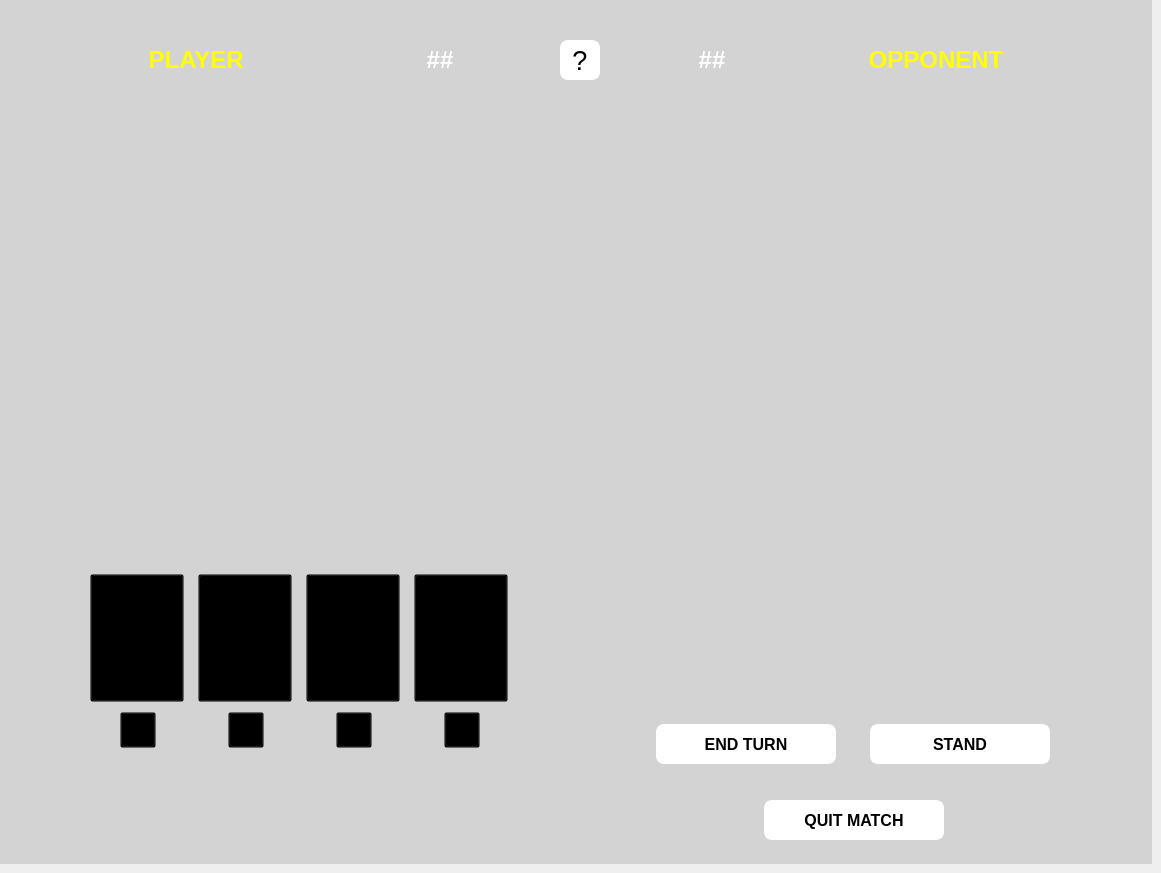
      <widget class="QWidget" name="sw_game_screen">
       <widget class="QLabel" name="gs_bg">
        <property name="geometry">
         <rect>
          <x>0</x>
          <y>0</y>
          <width>1152</width>
          <height>864</height>
         </rect>
        </property>
        <property name="accessibleName">
         <string notr="true"/>
        </property>
        <property name="accessibleDescription">
         <string notr="true"/>
        </property>
        <property name="styleSheet">
         <string notr="true">background-color: lightgray</string>
        </property>
        <property name="text">
         <string notr="true"/>
        </property>
       </widget>
       <widget class="QPushButton" name="gs_btn_help">
        <property name="geometry">
         <rect>
          <x>560</x>
          <y>40</y>
          <width>40</width>
          <height>40</height>
         </rect>
        </property>
        <property name="font">
         <font>
          <pointsize>20</pointsize>
          <weight>50</weight>
          <bold>false</bold>
         </font>
        </property>
        <property name="accessibleName">
         <string notr="true"/>
        </property>
        <property name="accessibleDescription">
         <string notr="true"/>
        </property>
        <property name="styleSheet">
         <string notr="true">QPushButton {
    background-color: white;
    border: 2px solid white;
    border-radius: 8px;
}

QPushButton:hover {
    border: 2px solid red;
    color: red;
}

QPushButton:pressed {
    border: none;
}</string>
        </property>
        <property name="text">
         <string notr="true">?</string>
        </property>
       </widget>
       <widget class="QPushButton" name="gs_btn_quit">
        <property name="geometry">
         <rect>
          <x>764</x>
          <y>800</y>
          <width>180</width>
          <height>40</height>
         </rect>
        </property>
        <property name="font">
         <font>
          <family>Arial</family>
          <pointsize>12</pointsize>
          <weight>75</weight>
          <bold>true</bold>
         </font>
        </property>
        <property name="accessibleName">
         <string notr="true"/>
        </property>
        <property name="accessibleDescription">
         <string notr="true"/>
        </property>
        <property name="styleSheet">
         <string notr="true">QPushButton {
    background-color: white;
    border: 2px solid white;
    border-radius: 8px;
}

QPushButton:hover {
    border: 2px solid red;
    color: red;
}

QPushButton:pressed {
    border: none;
}</string>
        </property>
        <property name="text">
         <string notr="true">QUIT MATCH</string>
        </property>
       </widget>
       <widget class="QLabel" name="gs_opp_slot_1">
        <property name="geometry">
         <rect>
          <x>696</x>
          <y>112</y>
          <width>94</width>
          <height>128</height>
         </rect>
        </property>
        <property name="styleSheet">
         <string notr="true">background-color: transparent</string>
        </property>
        <property name="text">
         <string notr="true"/>
        </property>
        <property name="pixmap">
         <pixmap>assets/card_base.png</pixmap>
        </property>
       </widget>
       <widget class="QLabel" name="gs_opp_slot_2">
        <property name="geometry">
         <rect>
          <x>806</x>
          <y>112</y>
          <width>94</width>
          <height>128</height>
         </rect>
        </property>
        <property name="styleSheet">
         <string notr="true">background-color: transparent</string>
        </property>
        <property name="text">
         <string notr="true"/>
        </property>
        <property name="pixmap">
         <pixmap>assets/card_base.png</pixmap>
        </property>
       </widget>
       <widget class="QLabel" name="gs_opp_slot_3">
        <property name="geometry">
         <rect>
          <x>916</x>
          <y>112</y>
          <width>94</width>
          <height>128</height>
         </rect>
        </property>
        <property name="styleSheet">
         <string notr="true">background-color: transparent</string>
        </property>
        <property name="text">
         <string notr="true"/>
        </property>
        <property name="pixmap">
         <pixmap>assets/card_base.png</pixmap>
        </property>
       </widget>
       <widget class="QLabel" name="gs_opp_slot_4">
        <property name="geometry">
         <rect>
          <x>696</x>
          <y>250</y>
          <width>94</width>
          <height>128</height>
         </rect>
        </property>
        <property name="styleSheet">
         <string notr="true">background-color: transparent</string>
        </property>
        <property name="text">
         <string notr="true"/>
        </property>
        <property name="pixmap">
         <pixmap>assets/card_base.png</pixmap>
        </property>
       </widget>
       <widget class="QLabel" name="gs_opp_slot_5">
        <property name="geometry">
         <rect>
          <x>806</x>
          <y>250</y>
          <width>94</width>
          <height>128</height>
         </rect>
        </property>
        <property name="styleSheet">
         <string notr="true">background-color: transparent</string>
        </property>
        <property name="text">
         <string notr="true"/>
        </property>
        <property name="pixmap">
         <pixmap>assets/card_base.png</pixmap>
        </property>
       </widget>
       <widget class="QLabel" name="gs_opp_slot_6">
        <property name="geometry">
         <rect>
          <x>916</x>
          <y>250</y>
          <width>94</width>
          <height>128</height>
         </rect>
        </property>
        <property name="styleSheet">
         <string notr="true">background-color: transparent</string>
        </property>
        <property name="text">
         <string notr="true"/>
        </property>
        <property name="pixmap">
         <pixmap>assets/card_base.png</pixmap>
        </property>
       </widget>
       <widget class="QLabel" name="gs_opp_slot_7">
        <property name="geometry">
         <rect>
          <x>696</x>
          <y>388</y>
          <width>94</width>
          <height>128</height>
         </rect>
        </property>
        <property name="styleSheet">
         <string notr="true">background-color: transparent</string>
        </property>
        <property name="text">
         <string notr="true"/>
        </property>
        <property name="pixmap">
         <pixmap>assets/card_base.png</pixmap>
        </property>
       </widget>
       <widget class="QLabel" name="gs_opp_slot_8">
        <property name="geometry">
         <rect>
          <x>806</x>
          <y>388</y>
          <width>94</width>
          <height>128</height>
         </rect>
        </property>
        <property name="styleSheet">
         <string notr="true">background-color: transparent</string>
        </property>
        <property name="text">
         <string notr="true"/>
        </property>
        <property name="pixmap">
         <pixmap>assets/card_base.png</pixmap>
        </property>
       </widget>
       <widget class="QLabel" name="gs_opp_slot_9">
        <property name="geometry">
         <rect>
          <x>916</x>
          <y>388</y>
          <width>94</width>
          <height>128</height>
         </rect>
        </property>
        <property name="styleSheet">
         <string notr="true">background-color: transparent</string>
        </property>
        <property name="text">
         <string notr="true"/>
        </property>
        <property name="pixmap">
         <pixmap>assets/card_base.png</pixmap>
        </property>
       </widget>
       <widget class="QLabel" name="gs_player_slot_1">
        <property name="geometry">
         <rect>
          <x>142</x>
          <y>112</y>
          <width>94</width>
          <height>128</height>
         </rect>
        </property>
        <property name="styleSheet">
         <string notr="true">background-color: transparent</string>
        </property>
        <property name="text">
         <string notr="true"/>
        </property>
        <property name="pixmap">
         <pixmap>assets/card_base.png</pixmap>
        </property>
       </widget>
       <widget class="QLabel" name="gs_player_slot_2">
        <property name="geometry">
         <rect>
          <x>252</x>
          <y>112</y>
          <width>94</width>
          <height>128</height>
         </rect>
        </property>
        <property name="styleSheet">
         <string notr="true">background-color: transparent</string>
        </property>
        <property name="text">
         <string notr="true"/>
        </property>
        <property name="pixmap">
         <pixmap>assets/card_base.png</pixmap>
        </property>
       </widget>
       <widget class="QLabel" name="gs_player_slot_3">
        <property name="geometry">
         <rect>
          <x>362</x>
          <y>112</y>
          <width>94</width>
          <height>128</height>
         </rect>
        </property>
        <property name="styleSheet">
         <string notr="true">background-color: transparent</string>
        </property>
        <property name="text">
         <string notr="true"/>
        </property>
        <property name="pixmap">
         <pixmap>assets/card_base.png</pixmap>
        </property>
       </widget>
       <widget class="QLabel" name="gs_player_slot_4">
        <property name="geometry">
         <rect>
          <x>142</x>
          <y>250</y>
          <width>94</width>
          <height>128</height>
         </rect>
        </property>
        <property name="styleSheet">
         <string notr="true">background-color: transparent</string>
        </property>
        <property name="text">
         <string notr="true"/>
        </property>
        <property name="pixmap">
         <pixmap>assets/card_base.png</pixmap>
        </property>
       </widget>
       <widget class="QLabel" name="gs_player_slot_5">
        <property name="geometry">
         <rect>
          <x>252</x>
          <y>250</y>
          <width>94</width>
          <height>128</height>
         </rect>
        </property>
        <property name="styleSheet">
         <string notr="true">background-color: transparent</string>
        </property>
        <property name="text">
         <string notr="true"/>
        </property>
        <property name="pixmap">
         <pixmap>assets/card_base.png</pixmap>
        </property>
       </widget>
       <widget class="QLabel" name="gs_player_slot_6">
        <property name="geometry">
         <rect>
          <x>362</x>
          <y>250</y>
          <width>94</width>
          <height>128</height>
         </rect>
        </property>
        <property name="styleSheet">
         <string notr="true">background-color: transparent</string>
        </property>
        <property name="text">
         <string notr="true"/>
        </property>
        <property name="pixmap">
         <pixmap>assets/card_base.png</pixmap>
        </property>
       </widget>
       <widget class="QLabel" name="gs_player_slot_7">
        <property name="geometry">
         <rect>
          <x>142</x>
          <y>388</y>
          <width>94</width>
          <height>128</height>
         </rect>
        </property>
        <property name="styleSheet">
         <string notr="true">background-color: transparent</string>
        </property>
        <property name="text">
         <string notr="true"/>
        </property>
        <property name="pixmap">
         <pixmap>assets/card_base.png</pixmap>
        </property>
       </widget>
       <widget class="QLabel" name="gs_player_slot_8">
        <property name="geometry">
         <rect>
          <x>252</x>
          <y>388</y>
          <width>94</width>
          <height>128</height>
         </rect>
        </property>
        <property name="styleSheet">
         <string notr="true">background-color: transparent</string>
        </property>
        <property name="text">
         <string notr="true"/>
        </property>
        <property name="pixmap">
         <pixmap>assets/card_base.png</pixmap>
        </property>
       </widget>
       <widget class="QLabel" name="gs_player_slot_9">
        <property name="geometry">
         <rect>
          <x>362</x>
          <y>388</y>
          <width>94</width>
          <height>128</height>
         </rect>
        </property>
        <property name="styleSheet">
         <string notr="true">background-color: transparent</string>
        </property>
        <property name="text">
         <string notr="true"/>
        </property>
        <property name="pixmap">
         <pixmap>assets/card_base.png</pixmap>
        </property>
       </widget>
       <widget class="QPushButton" name="gs_player_hand_1">
        <property name="geometry">
         <rect>
          <x>90</x>
          <y>574</y>
          <width>94</width>
          <height>128</height>
         </rect>
        </property>
        <property name="styleSheet">
         <string notr="true">QPushButton {
    background-color: transparent;
}

QPushButton:hover {
	border: 2px solid red;
    border-radius: 8px;
}

QPushButton:pressed {
    border: none;
}</string>
        </property>
        <property name="text">
         <string/>
        </property>
        <property name="icon">
         <iconset>
          <normaloff>assets/card_base.png</normaloff>assets/card_base.png</iconset>
        </property>
        <property name="iconSize">
         <size>
          <width>94</width>
          <height>128</height>
         </size>
        </property>
       </widget>
       <widget class="QPushButton" name="gs_player_hand_2">
        <property name="geometry">
         <rect>
          <x>198</x>
          <y>574</y>
          <width>94</width>
          <height>128</height>
         </rect>
        </property>
        <property name="styleSheet">
         <string notr="true">QPushButton {
    background-color: transparent;
}

QPushButton:hover {
	border: 2px solid red;
    border-radius: 8px;
}

QPushButton:pressed {
    border: none;
}</string>
        </property>
        <property name="text">
         <string/>
        </property>
        <property name="icon">
         <iconset>
          <normaloff>assets/card_base.png</normaloff>assets/card_base.png</iconset>
        </property>
        <property name="iconSize">
         <size>
          <width>94</width>
          <height>128</height>
         </size>
        </property>
       </widget>
       <widget class="QPushButton" name="gs_player_hand_3">
        <property name="geometry">
         <rect>
          <x>306</x>
          <y>574</y>
          <width>94</width>
          <height>128</height>
         </rect>
        </property>
        <property name="styleSheet">
         <string notr="true">QPushButton {
    background-color: transparent;
}

QPushButton:hover {
	border: 2px solid red;
    border-radius: 8px;
}

QPushButton:pressed {
    border: none;
}</string>
        </property>
        <property name="text">
         <string/>
        </property>
        <property name="icon">
         <iconset>
          <normaloff>assets/card_base.png</normaloff>assets/card_base.png</iconset>
        </property>
        <property name="iconSize">
         <size>
          <width>94</width>
          <height>128</height>
         </size>
        </property>
       </widget>
       <widget class="QPushButton" name="gs_player_hand_4">
        <property name="geometry">
         <rect>
          <x>414</x>
          <y>574</y>
          <width>94</width>
          <height>128</height>
         </rect>
        </property>
        <property name="styleSheet">
         <string notr="true">QPushButton {
    background-color: transparent;
}

QPushButton:hover {
	border: 2px solid red;
    border-radius: 8px;
}

QPushButton:pressed {
    border: none;
}</string>
        </property>
        <property name="text">
         <string/>
        </property>
        <property name="icon">
         <iconset>
          <normaloff>assets/card_base.png</normaloff>assets/card_base.png</iconset>
        </property>
        <property name="iconSize">
         <size>
          <width>94</width>
          <height>128</height>
         </size>
        </property>
       </widget>
       <widget class="QLabel" name="gs_opp_hand_1">
        <property name="geometry">
         <rect>
          <x>644</x>
          <y>574</y>
          <width>94</width>
          <height>128</height>
         </rect>
        </property>
        <property name="styleSheet">
         <string notr="true">background-color: transparent</string>
        </property>
        <property name="text">
         <string notr="true"/>
        </property>
        <property name="pixmap">
         <pixmap>assets/card_base.png</pixmap>
        </property>
       </widget>
       <widget class="QLabel" name="gs_opp_hand_2">
        <property name="geometry">
         <rect>
          <x>752</x>
          <y>574</y>
          <width>94</width>
          <height>128</height>
         </rect>
        </property>
        <property name="styleSheet">
         <string notr="true">background-color: transparent</string>
        </property>
        <property name="text">
         <string notr="true"/>
        </property>
        <property name="pixmap">
         <pixmap>assets/card_base.png</pixmap>
        </property>
       </widget>
       <widget class="QLabel" name="gs_opp_hand_3">
        <property name="geometry">
         <rect>
          <x>860</x>
          <y>574</y>
          <width>94</width>
          <height>128</height>
         </rect>
        </property>
        <property name="styleSheet">
         <string notr="true">background-color: transparent</string>
        </property>
        <property name="text">
         <string notr="true"/>
        </property>
        <property name="pixmap">
         <pixmap>assets/card_base.png</pixmap>
        </property>
       </widget>
       <widget class="QLabel" name="gs_opp_hand_4">
        <property name="geometry">
         <rect>
          <x>968</x>
          <y>574</y>
          <width>94</width>
          <height>128</height>
         </rect>
        </property>
        <property name="styleSheet">
         <string notr="true">background-color: transparent</string>
        </property>
        <property name="text">
         <string notr="true"/>
        </property>
        <property name="pixmap">
         <pixmap>assets/card_base.png</pixmap>
        </property>
       </widget>
       <widget class="QLabel" name="gs_player_turn">
        <property name="geometry">
         <rect>
          <x>66</x>
          <y>30</y>
          <width>60</width>
          <height>60</height>
         </rect>
        </property>
        <property name="styleSheet">
         <string notr="true">background-color: transparent</string>
        </property>
        <property name="text">
         <string notr="true"/>
        </property>
        <property name="pixmap">
         <pixmap>assets/turn_indicator.png</pixmap>
        </property>
       </widget>
       <widget class="QLabel" name="gs_opp_turn">
        <property name="geometry">
         <rect>
          <x>1026</x>
          <y>30</y>
          <width>60</width>
          <height>60</height>
         </rect>
        </property>
        <property name="styleSheet">
         <string notr="true">background-color: transparent</string>
        </property>
        <property name="text">
         <string notr="true"/>
        </property>
        <property name="pixmap">
         <pixmap>assets/turn_indicator.png</pixmap>
        </property>
       </widget>
       <widget class="QLabel" name="gs_player_set_1">
        <property name="geometry">
         <rect>
          <x>76</x>
          <y>112</y>
          <width>40</width>
          <height>40</height>
         </rect>
        </property>
        <property name="styleSheet">
         <string notr="true">background-color: transparent</string>
        </property>
        <property name="text">
         <string notr="true"/>
        </property>
        <property name="pixmap">
         <pixmap>assets/set_inactive.png</pixmap>
        </property>
       </widget>
       <widget class="QLabel" name="gs_player_set_2">
        <property name="geometry">
         <rect>
          <x>76</x>
          <y>160</y>
          <width>40</width>
          <height>40</height>
         </rect>
        </property>
        <property name="styleSheet">
         <string notr="true">background-color: transparent</string>
        </property>
        <property name="text">
         <string notr="true"/>
        </property>
        <property name="pixmap">
         <pixmap>assets/set_inactive.png</pixmap>
        </property>
       </widget>
       <widget class="QLabel" name="gs_player_set_3">
        <property name="geometry">
         <rect>
          <x>76</x>
          <y>208</y>
          <width>40</width>
          <height>40</height>
         </rect>
        </property>
        <property name="styleSheet">
         <string notr="true">background-color: transparent</string>
        </property>
        <property name="text">
         <string notr="true"/>
        </property>
        <property name="pixmap">
         <pixmap>assets/set_inactive.png</pixmap>
        </property>
       </widget>
       <widget class="QLabel" name="gs_opp_set_3">
        <property name="geometry">
         <rect>
          <x>1036</x>
          <y>208</y>
          <width>40</width>
          <height>40</height>
         </rect>
        </property>
        <property name="styleSheet">
         <string notr="true">background-color: transparent</string>
        </property>
        <property name="text">
         <string notr="true"/>
        </property>
        <property name="pixmap">
         <pixmap>assets/set_inactive.png</pixmap>
        </property>
       </widget>
       <widget class="QLabel" name="gs_opp_set_2">
        <property name="geometry">
         <rect>
          <x>1036</x>
          <y>160</y>
          <width>40</width>
          <height>40</height>
         </rect>
        </property>
        <property name="styleSheet">
         <string notr="true">background-color: transparent</string>
        </property>
        <property name="text">
         <string notr="true"/>
        </property>
        <property name="pixmap">
         <pixmap>assets/set_inactive.png</pixmap>
        </property>
       </widget>
       <widget class="QLabel" name="gs_opp_set_1">
        <property name="geometry">
         <rect>
          <x>1036</x>
          <y>112</y>
          <width>40</width>
          <height>40</height>
         </rect>
        </property>
        <property name="styleSheet">
         <string notr="true">background-color: transparent</string>
        </property>
        <property name="text">
         <string notr="true"/>
        </property>
        <property name="pixmap">
         <pixmap>assets/set_inactive.png</pixmap>
        </property>
       </widget>
       <widget class="QPushButton" name="gs_btn_endturn">
        <property name="geometry">
         <rect>
          <x>656</x>
          <y>724</y>
          <width>180</width>
          <height>40</height>
         </rect>
        </property>
        <property name="font">
         <font>
          <family>Arial</family>
          <pointsize>12</pointsize>
          <weight>75</weight>
          <bold>true</bold>
         </font>
        </property>
        <property name="accessibleName">
         <string notr="true"/>
        </property>
        <property name="accessibleDescription">
         <string notr="true"/>
        </property>
        <property name="styleSheet">
         <string notr="true">QPushButton {
    background-color: white;
    border: 2px solid white;
    border-radius: 8px;
}

QPushButton:hover {
    border: 2px solid red;
    color: red;
}

QPushButton:pressed {
    border: none;
}</string>
        </property>
        <property name="text">
         <string notr="true">END TURN</string>
        </property>
       </widget>
       <widget class="QPushButton" name="gs_btn_stand">
        <property name="geometry">
         <rect>
          <x>870</x>
          <y>724</y>
          <width>180</width>
          <height>40</height>
         </rect>
        </property>
        <property name="font">
         <font>
          <family>Arial</family>
          <pointsize>12</pointsize>
          <weight>75</weight>
          <bold>true</bold>
         </font>
        </property>
        <property name="accessibleName">
         <string notr="true"/>
        </property>
        <property name="accessibleDescription">
         <string notr="true"/>
        </property>
        <property name="styleSheet">
         <string notr="true">QPushButton {
    background-color: white;
    border: 2px solid white;
    border-radius: 8px;
}

QPushButton:hover {
    border: 2px solid red;
    color: red;
}

QPushButton:pressed {
    border: none;
}</string>
        </property>
        <property name="text">
         <string notr="true">STAND</string>
        </property>
       </widget>
       <widget class="QPushButton" name="gs_flip_1">
        <property name="geometry">
         <rect>
          <x>120</x>
          <y>712</y>
          <width>36</width>
          <height>36</height>
         </rect>
        </property>
        <property name="styleSheet">
         <string notr="true">QPushButton {
    background-color: transparent;
}

QPushButton:hover {
	border: 2px solid red;
    border-radius: 6px;
}

QPushButton:pressed {
    border: none;
}</string>
        </property>
        <property name="text">
         <string/>
        </property>
        <property name="icon">
         <iconset>
          <normaloff>assets/flip_card.png</normaloff>assets/flip_card.png</iconset>
        </property>
        <property name="iconSize">
         <size>
          <width>36</width>
          <height>36</height>
         </size>
        </property>
       </widget>
       <widget class="QPushButton" name="gs_flip_2">
        <property name="geometry">
         <rect>
          <x>228</x>
          <y>712</y>
          <width>36</width>
          <height>36</height>
         </rect>
        </property>
        <property name="styleSheet">
         <string notr="true">QPushButton {
    background-color: transparent;
}

QPushButton:hover {
	border: 2px solid red;
    border-radius: 6px;
}

QPushButton:pressed {
    border: none;
}</string>
        </property>
        <property name="text">
         <string/>
        </property>
        <property name="icon">
         <iconset>
          <normaloff>assets/flip_card.png</normaloff>assets/flip_card.png</iconset>
        </property>
        <property name="iconSize">
         <size>
          <width>36</width>
          <height>36</height>
         </size>
        </property>
       </widget>
       <widget class="QPushButton" name="gs_flip_3">
        <property name="geometry">
         <rect>
          <x>336</x>
          <y>712</y>
          <width>36</width>
          <height>36</height>
         </rect>
        </property>
        <property name="styleSheet">
         <string notr="true">QPushButton {
    background-color: transparent;
}

QPushButton:hover {
	border: 2px solid red;
    border-radius: 6px;
}

QPushButton:pressed {
    border: none;
}</string>
        </property>
        <property name="text">
         <string/>
        </property>
        <property name="icon">
         <iconset>
          <normaloff>assets/flip_card.png</normaloff>assets/flip_card.png</iconset>
        </property>
        <property name="iconSize">
         <size>
          <width>36</width>
          <height>36</height>
         </size>
        </property>
       </widget>
       <widget class="QPushButton" name="gs_flip_4">
        <property name="geometry">
         <rect>
          <x>444</x>
          <y>712</y>
          <width>36</width>
          <height>36</height>
         </rect>
        </property>
        <property name="styleSheet">
         <string notr="true">QPushButton {
    background-color: transparent;
}

QPushButton:hover {
	border: 2px solid red;
    border-radius: 6px;
}

QPushButton:pressed {
    border: none;
}</string>
        </property>
        <property name="text">
         <string/>
        </property>
        <property name="icon">
         <iconset>
          <normaloff>assets/flip_card.png</normaloff>assets/flip_card.png</iconset>
        </property>
        <property name="iconSize">
         <size>
          <width>36</width>
          <height>36</height>
         </size>
        </property>
       </widget>
       <widget class="QLabel" name="temp_gs_player_name">
        <property name="geometry">
         <rect>
          <x>142</x>
          <y>44</y>
          <width>107</width>
          <height>32</height>
         </rect>
        </property>
        <property name="font">
         <font>
          <family>Arial</family>
          <pointsize>18</pointsize>
          <weight>75</weight>
          <bold>true</bold>
         </font>
        </property>
        <property name="styleSheet">
         <string notr="true">color: yellow</string>
        </property>
        <property name="text">
         <string notr="true"> PLAYER</string>
        </property>
       </widget>
       <widget class="QLabel" name="temp_gs_opp_name">
        <property name="geometry">
         <rect>
          <x>864</x>
          <y>44</y>
          <width>146</width>
          <height>32</height>
         </rect>
        </property>
        <property name="font">
         <font>
          <family>Arial</family>
          <pointsize>18</pointsize>
          <weight>75</weight>
          <bold>true</bold>
         </font>
        </property>
        <property name="styleSheet">
         <string notr="true">color: yellow</string>
        </property>
        <property name="text">
         <string notr="true">OPPONENT </string>
        </property>
        <property name="alignment">
         <set>Qt::AlignRight|Qt::AlignTrailing|Qt::AlignVCenter</set>
        </property>
       </widget>
       <widget class="QLabel" name="gs_player_total">
        <property name="geometry">
         <rect>
          <x>424</x>
          <y>44</y>
          <width>32</width>
          <height>32</height>
         </rect>
        </property>
        <property name="font">
         <font>
          <family>Arial</family>
          <pointsize>18</pointsize>
          <weight>75</weight>
          <bold>true</bold>
         </font>
        </property>
        <property name="styleSheet">
         <string notr="true">color: white</string>
        </property>
        <property name="text">
         <string notr="true">##</string>
        </property>
        <property name="alignment">
         <set>Qt::AlignCenter</set>
        </property>
       </widget>
       <widget class="QLabel" name="gs_opp_total">
        <property name="geometry">
         <rect>
          <x>696</x>
          <y>44</y>
          <width>32</width>
          <height>32</height>
         </rect>
        </property>
        <property name="font">
         <font>
          <family>Arial</family>
          <pointsize>18</pointsize>
          <weight>75</weight>
          <bold>true</bold>
         </font>
        </property>
        <property name="styleSheet">
         <string notr="true">color: white</string>
        </property>
        <property name="text">
         <string notr="true">##</string>
        </property>
        <property name="alignment">
         <set>Qt::AlignCenter</set>
        </property>
       </widget>
      </widget>
